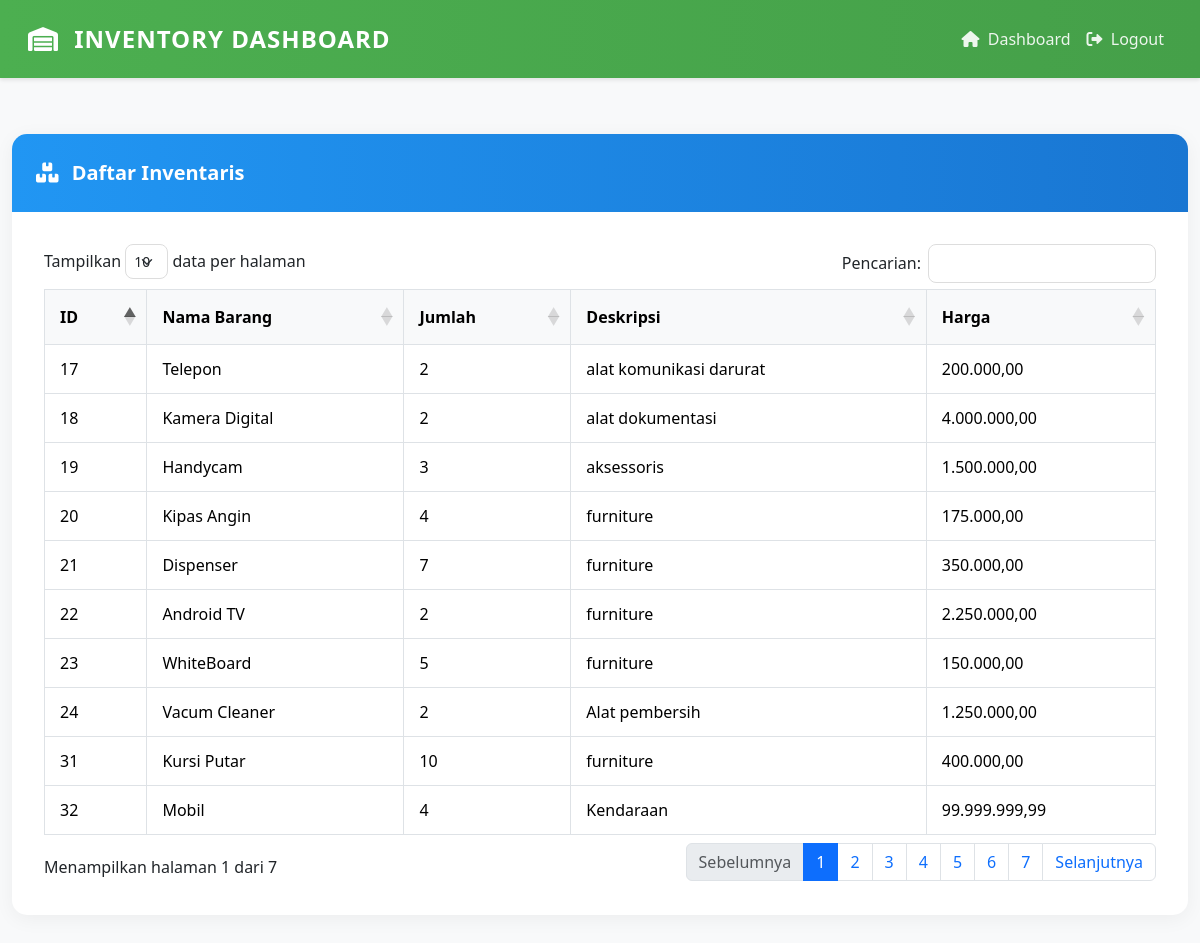
Page /lihat_inventaris.php (signed in) on the committed database.
### tables this page shows
CREATE TABLE `inventaris` (
  `id` int(11) NOT NULL,
  `nama_barang` varchar(100) NOT NULL,
  `jumlah` int(11) NOT NULL,
  `deskripsi` text DEFAULT NULL,
  `user_id` int(11) DEFAULT NULL,
  `harga` decimal(10,2) DEFAULT NULL,
  `updated_at` timestamp NOT NULL DEFAULT current_timestamp() ON UPDATE current_timestamp()
);

### lihat_inventaris.php (the view, shortened to what this page needs)
<?php
include 'db.php';
$user_id = $_SESSION['user_id'];
$stmt = $pdo->prepare("SELECT * FROM inventaris WHERE user_id = ?");
$stmt->execute([$user_id]);
$inventaris = $stmt->fetchAll(PDO::FETCH_ASSOC);
?>
<!DOCTYPE html>
<html lang="id">
<head>
    <link href="https://cdn.jsdelivr.net/npm/bootstrap@5.3.3/dist/css/bootstrap.min.css" rel="stylesheet">
    <link href="https://cdn.datatables.net/1.13.5/css/dataTables.bootstrap5.min.css" rel="stylesheet">
    <link href="https://cdn.datatables.net/responsive/2.4.1/css/responsive.bootstrap5.min.css" rel="stylesheet">
    <link href="https://cdnjs.cloudflare.com/ajax/libs/font-awesome/6.0.0/css/all.min.css" rel="stylesheet">
</head>
<body>
    <nav class="navbar navbar-expand-lg">
        <div class="container-fluid">
            <a class="navbar-brand" href="#">
                <i class="fas fa-warehouse me-2"></i>
                Inventory Dashboard
            </a>
            <div class="collapse navbar-collapse" id="navbarNav">
                <ul class="navbar-nav ms-auto">
                    <li class="nav-item">
                        <a class="nav-link" href="user_dashboard.php">
                            <i class="fas fa-home me-1"></i> Dashboard
                        </a>
                    </li>
                    <li class="nav-item">
                        <a class="nav-link" href="logout.php">
                            <i class="fas fa-sign-out-alt me-1"></i> Logout
                        </a>
                    </li>
                </ul>
            </div>
        </div>
    </nav>
    <div class="container-fluid py-4">
        <div class="card">
            <div class="card-header">
                <i class="fas fa-boxes me-2"></i>
                Daftar Inventaris
            </div>
            <div class="card-body">
                <table id="inventarisTable" class="table table-hover table-bordered w-100">
                    <thead>
                        <tr>
                            <th>ID</th>
                            <th>Nama Barang</th>
                            <th>Jumlah</th>
                            <th>Deskripsi</th>
                            <th>Harga</th>
                        </tr>
                    </thead>
                    <tbody>
                        <?php foreach ($inventaris as $item): ?>
                        <tr>
                            <td><?php echo $item['id']; ?></td>
                            <td><?php echo $item['nama_barang']; ?></td>
                            <td><?php echo $item['jumlah']; ?></td>
                            <td><?php echo $item['deskripsi']; ?></td>
                            <td><?php echo number_format($item['harga'], 2, ',', '.'); ?></td>
                        </tr>
                        <?php endforeach; ?>
                    </tbody>
                </table>
            </div>
        </div>
    </div>
</body>
</html>

### lihat_inventaris.php (style rules this page uses)
:root { --primary-gradient: linear-gradient(to right, #4CAF50, #45a049); --secondary-gradient: linear-gradient(to right, #2196F3, #1976D2); --danger-gradient: linear-gradient(to right, #f44336, #d32f2f); }
body { background-color: #f8f9fa; font-family: 'Segoe UI', system-ui, -apple-system, sans-serif; }
.navbar { background: var(--primary-gradient); padding: 1rem; box-shadow: 0 2px 4px rgba(0, 0, 0, 0.1); }
.navbar-brand { color: white !important; font-weight: 600; font-size: 1.5rem; text-transform: uppercase; letter-spacing: 1px; }
.nav-link { color: rgba(255, 255, 255, 0.9) !important; font-weight: 500; transition: all 0.3s ease; }
.card { border: none; border-radius: 15px; box-shadow: 0 4px 20px rgba(0, 0, 0, 0.05); margin: 2rem 0; overflow: hidden; }
.card-header { background: var(--secondary-gradient); color: white; padding: 1.5rem; font-size: 1.25rem; font-weight: 600; border: none; }
.card-body { padding: 2rem; }
table.dataTable thead th { background-color: #f8f9fa; font-weight: 600; padding: 15px; border-bottom: 2px solid #dee2e6; }
table.dataTable tbody td { padding: 12px 15px; vertical-align: middle; }

### rows in the picture
inventaris: id "17", nama_barang "Telepon", jumlah "2", deskripsi "alat komunikasi darurat", harga "200.000,00"
inventaris: id "18", nama_barang "Kamera Digital", jumlah "2", deskripsi "alat dokumentasi", harga "4.000.000,00"
inventaris: id "19", nama_barang "Handycam", jumlah "3", deskripsi "aksessoris", harga "1.500.000,00"
inventaris: id "20", nama_barang "Kipas Angin", jumlah "4", deskripsi "furniture", harga "175.000,00"
inventaris: id "21", nama_barang "Dispenser", jumlah "7", deskripsi "furniture", harga "350.000,00"
inventaris: id "22", nama_barang "Android TV", jumlah "2", deskripsi "furniture", harga "2.250.000,00"
inventaris: id "23", nama_barang "WhiteBoard", jumlah "5", deskripsi "furniture", harga "150.000,00"
inventaris: id "24", nama_barang "Vacum Cleaner", jumlah "2", deskripsi "Alat pembersih", harga "1.250.000,00"
inventaris: id "31", nama_barang "Kursi Putar", jumlah "10", deskripsi "furniture", harga "400.000,00"
inventaris: id "32", nama_barang "Mobil", jumlah "4", deskripsi "Kendaraan", harga "99.999.999,99"
